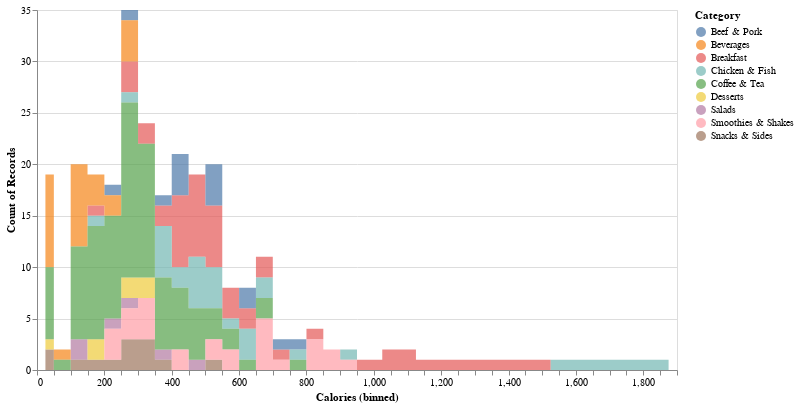

The notebook cell this image was saved under:
### Code cell
dist_col = "Calories"
color_col = "Category"
bin_len = 50
height=360
width=640

alt_bin = alt.Bin(step=bin_len)
color=alt.Color("%s:N" % (color_col))
chart = alt.Chart(data).mark_area(opacity=0.7,interpolate='step').encode(x=alt.X("%s:Q" % (dist_col), bin=alt_bin),y='count()',color=color)
chart = chart.properties(height=height,width=width).interactive()

chart.display()

### Figure 1 — Vega-Lite specification as saved in the notebook (floating-point values rounded to 4 significant figures; data arrays with more than 128 entries replaced by an {"elided": "..."} marker saying what was removed)
{"config": {"view": {"continuousWidth": 400, "continuousHeight": 300}}, "data": {"name": "data-a360ffbb61831f1bb4b9ad76deb73333"}, "mark": {"type": "area", "interpolate": "step", "opacity": 0.7}, "encoding": {"color": {"type": "nominal", "field": "Category"}, "x": {"type": "quantitative", "bin": {"step": 50}, "field": "Calories"}, "y": {"type": "quantitative", "aggregate": "count"}}, "height": 360, "selection": {"selector008": {"type": "interval", "bind": "scales", "encodings": ["x", "y"]}}, "width": 640, "$schema": "https://vega.github.io/schema/vega-lite/v4.8.1.json", "datasets": {"data-a360ffbb61831f1bb4b9ad76deb73333": {"elided": "260 records"}}}
